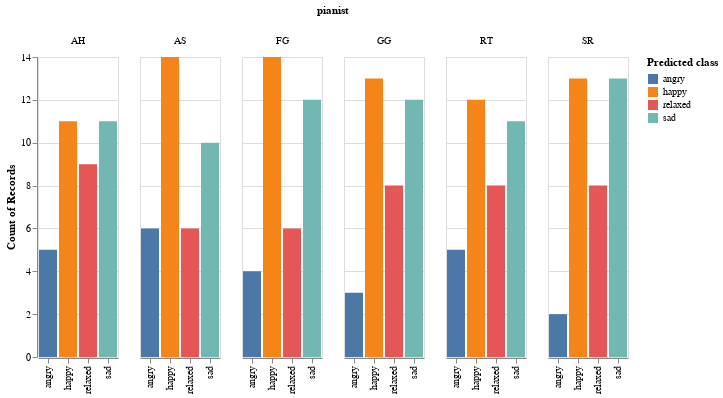

The notebook cell saved with this chart:
### Code cell
# based on the mean classes, check whether there is any bias in the dataset based on the performer/pianist
aggr_ratings = user_rating.reset_index()

alt.Chart(aggr_ratings).mark_bar().encode(
    x=alt.X('class_mean:N', axis=alt.Axis(title=None)),
    y='count(piece):Q',
    color=alt.Color('class_mean:N',title='Predicted class'),
    column='pianist:N'
)

### Figure 1 — Vega-Lite specification as saved in the notebook (floating-point values rounded to 4 significant figures; data arrays with more than 128 entries replaced by an {"elided": "..."} marker saying what was removed)
{"config": {"view": {"continuousWidth": 400, "continuousHeight": 300}}, "data": {"name": "data-2ba1b15d8087859c41fb46e055ee6bef"}, "mark": "bar", "encoding": {"color": {"type": "nominal", "field": "class_mean", "title": "Predicted class"}, "column": {"type": "nominal", "field": "pianist"}, "x": {"type": "nominal", "axis": {"title": null}, "field": "class_mean"}, "y": {"type": "quantitative", "aggregate": "count", "field": "piece"}}, "$schema": "https://vega.github.io/schema/vega-lite/v4.8.1.json", "datasets": {"data-2ba1b15d8087859c41fb46e055ee6bef": {"elided": "216 records"}}}
